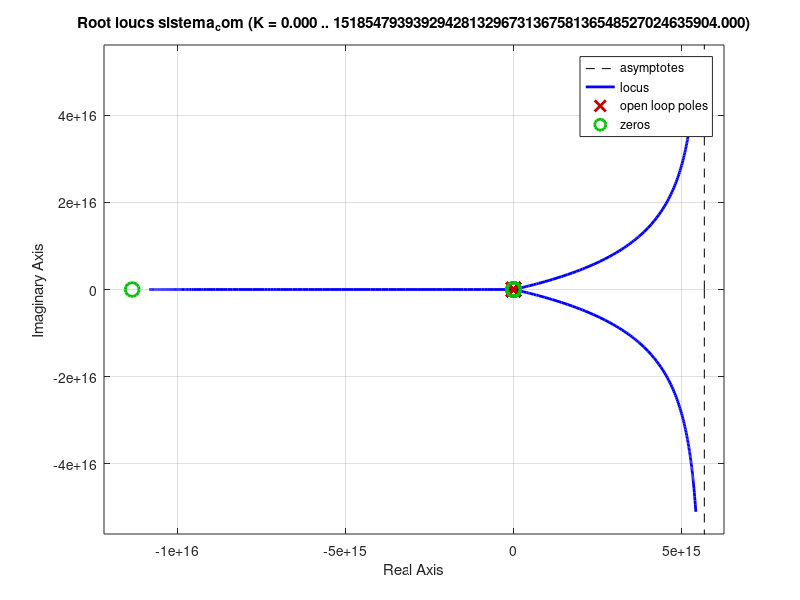

Reproduce this figure in MATLAB.
close all; clc; clear;

%% I) Obter o modelo da planta em espaço de estados(realização)
s = tf('s'); % Cria a variavel de laplace 's'
G = 10*(s+2)/(s*(s+4)*(s+6)); % ft do sistema

[num, den] = tfdata(G, 'v'); % Coleta os fatores do num e den de G(s)
[A, B, C, D] = tf2ss(num, den); % Faz a realização em SS a partir de G(s)

%% II) Condições iniciais
x0 = [1; 0; 0];
e0 = [1; 0; 0];

%% III) Projeto de K por meio da alocação de polos
% Critério de projeto:
% tss < 4s
% 25% < M.U.P. < 35%

% Evocar o sisotool para ajudar na seleção dos polos
mu1 = -1.2 + 3*1i;
mu2 = -1.2 - 3*1i;
mu3 = -12; % Parte real mais afastado à esq. para "não influenciar" no sis.

mus = [mu1, mu2, mu3]; % Vetor de polis que atendem os critérios de proj.

%% IV) Projeto do observador

% Caso 1 - polos o observador vão ter parte real 5x mais afastados à esq.
% com relação aos polos dominantes do controlador k

po1 = 2*real(mu2);
po2 = 2*real(mu2);
po3 = 2*real(mu2);

po = [po1; po2; po3];

%% V) Projeto de K e Ke
K = acker(A, B, mus); % Projeto de K para atender aos critérios de demp.

%% VI) Projeto do observador usando o teorema da dualidade
sys_dual = ss(A', C', B', D'); % sis dual

Ke = acker(sys_dual.A, sys_dual.B, po)';

%% VII) Avaliar a estabilidade do controlador-observador

A_gco = A- Ke*C - B*K;  % Os valores dessa matriz são iguais aos 
                        % polos do controlador-observador
polos_gco =  eig(A_gco); % Caso houver parte real +, o sis é instável
Atotal = [A - B*K, B*K; zeros(3,3),A-Ke*C]; % Matriz A do sis final, com-
                                          % pensado com estados observador
polos_sys_total = eig(Atotal);

%% VIII) Analisar o comportamento no Simulink
% Compensador: 
Gcomp = minreal(K/(s*eye(3) - A + Ke*C + B*K)*Ke, 1e-3);
sistema_com = minreal(Gcomp*G);
rlocus(sistema_com)
